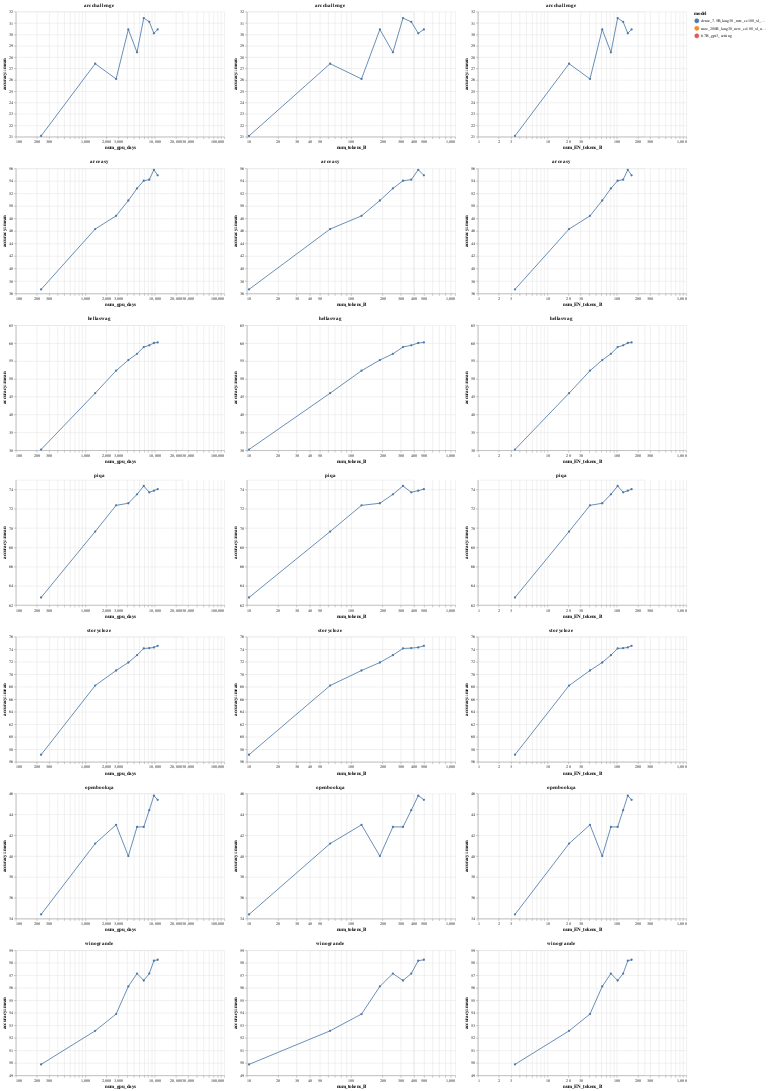

Notebook code for this chart:
### Code cell
# baseline_data = alt.Data(values=[
#     {'task': 'arcchallenge', 'accuracy::mean': 34, 'model': 'dense_6.7B_en', 'num_tokens_(B)': 300, 'num_gpu_days': 2444.6}, 
#     {'task': 'arceasy', 'accuracy::mean': 60.4, 'model': 'dense_6.7B_en', 'num_tokens_(B)': 300, 'num_gpu_days': 2444.6},
#     {'task': 'openbookqa', 'accuracy::mean': 34.2, 'model': 'dense_6.7B_en', 'num_tokens_(B)': 300, 'num_gpu_days': 2444.6},
#     {'task': 'piqa', 'accuracy::mean': 78.7, 'model': 'dense_6.7B_en', 'num_tokens_(B)': 300, 'num_gpu_days': 2444.6},
#     {'task': 'storycloze', 'accuracy::mean': 80, 'model': 'dense_6.7B_en', 'num_tokens_(B)': 300, 'num_gpu_days': 2444.6},
#     {'task': 'winogrande', 'accuracy::mean': 62, 'model': 'dense_6.7B_en', 'num_tokens_(B)': 300, 'num_gpu_days': 2444.6},
#     {'task': 'hellaswag', 'accuracy::mean': 70.6, 'model': 'dense_6.7B_en', 'num_tokens_(B)': 300, 'num_gpu_days': 2444.6},
# ])

chart = alt.vconcat()
for task in en_result_df.task.unique():
    if (task.startswith('blimp')):
        continue
    if eval_settings == 'default' and task not in ['openbookqa', 'winogrande']:
        continue
    print(task)
    cols = []
    for x_var in ["num_gpu_days", "num_tokens_B", "num_EN_tokens_B"]:
        col = alt.Chart(en_result_df).mark_line(point=True).encode(
            x=alt.X(x_var, type="quantitative", scale=alt.Scale(type='log', range=[0, 500])),
            y=alt.Y("accuracy::mean", type="quantitative", scale=alt.Scale(zero=False)),
            color=alt.Color("model:N", scale=alt.Scale(domain=['dense_7.5B_lang30_new_cc100_xl_unigram', 'moe_200B_lang30_new_cc100_xl_unigram', '6.7B_gpt3_setting'], range=['#4E79A7', '#F28E2B', '#E15759'])),
        ).transform_filter(
            (datum.nb_few_shot_samples == 0)
            & (datum.task == task)
            & (datum.language == 'en')
        ).properties(
            title=task
        )
        # en_baseline_mark = alt.Chart(baseline_data).mark_line(point=True).encode(
        #     x='num_tokens_(B):Q', 
        #     y='accuracy::mean:Q', 
        #     color=alt.Color("model:N", scale=alt.Scale(domain=['dense_7.5B_lang30_new_cc100_xl_unigram', 'moe_200B_lang30_new_cc100_xl_unigram', 'dense_6.7B_en'], range=['#4E79A7', '#F28E2B', '#E15759']))
        # ).transform_filter(
        #     datum.task == task
        # )
        cols.append(col)
    chart &= (functools.reduce(lambda x, y: x | y, cols))
chart

### Figure 1 — Vega-Lite specification as saved in the notebook (floating-point values rounded to 4 significant figures; data arrays with more than 128 entries replaced by an {"elided": "..."} marker saying what was removed)
{"config": {"view": {"continuousWidth": 400, "continuousHeight": 300}}, "vconcat": [{"hconcat": [{"mark": {"type": "line", "point": true}, "encoding": {"color": {"type": "nominal", "field": "model", "scale": {"domain": ["dense_7.5B_lang30_new_cc100_xl_unigram", "moe_200B_lang30_new_cc100_xl_unigram", "6.7B_gpt3_setting"], "range": ["#4E79A7", "#F28E2B", "#E15759"]}}, "x": {"type": "quantitative", "field": "num_gpu_days", "scale": {"range": [0, 500], "type": "log"}}, "y": {"type": "quantitative", "field": "accuracy::mean", "scale": {"zero": false}}}, "title": "arcchallenge", "transform": [{"filter": "(((datum.nb_few_shot_samples === 0) && (datum.task === 'arcchallenge')) && (datum.language === 'en'))"}]}, {"mark": {"type": "line", "point": true}, "encoding": {"color": {"type": "nominal", "field": "model", "scale": {"domain": ["dense_7.5B_lang30_new_cc100_xl_unigram", "moe_200B_lang30_new_cc100_xl_unigram", "6.7B_gpt3_setting"], "range": ["#4E79A7", "#F28E2B", "#E15759"]}}, "x": {"type": "quantitative", "field": "num_tokens_B", "scale": {"range": [0, 500], "type": "log"}}, "y": {"type": "quantitative", "field": "accuracy::mean", "scale": {"zero": false}}}, "title": "arcchallenge", "transform": [{"filter": "(((datum.nb_few_shot_samples === 0) && (datum.task === 'arcchallenge')) && (datum.language === 'en'))"}]}, {"mark": {"type": "line", "point": true}, "encoding": {"color": {"type": "nominal", "field": "model", "scale": {"domain": ["dense_7.5B_lang30_new_cc100_xl_unigram", "moe_200B_lang30_new_cc100_xl_unigram", "6.7B_gpt3_setting"], "range": ["#4E79A7", "#F28E2B", "#E15759"]}}, "x": {"type": "quantitative", "field": "num_EN_tokens_B", "scale": {"range": [0, 500], "type": "log"}}, "y": {"type": "quantitative", "field": "accuracy::mean", "scale": {"zero": false}}}, "title": "arcchallenge", "transform": [{"filter": "(((datum.nb_few_shot_samples === 0) && (datum.task === 'arcchallenge')) && (datum.language === 'en'))"}]}]}, {"hconcat": [{"mark": {"type": "line", "point": true}, "encoding": {"color": {"type": "nominal", "field": "model", "scale": {"domain": ["dense_7.5B_lang30_new_cc100_xl_unigram", "moe_200B_lang30_new_cc100_xl_unigram", "6.7B_gpt3_setting"], "range": ["#4E79A7", "#F28E2B", "#E15759"]}}, "x": {"type": "quantitative", "field": "num_gpu_days", "scale": {"range": [0, 500], "type": "log"}}, "y": {"type": "quantitative", "field": "accuracy::mean", "scale": {"zero": false}}}, "title": "arceasy", "transform": [{"filter": "(((datum.nb_few_shot_samples === 0) && (datum.task === 'arceasy')) && (datum.language === 'en'))"}]}, {"mark": {"type": "line", "point": true}, "encoding": {"color": {"type": "nominal", "field": "model", "scale": {"domain": ["dense_7.5B_lang30_new_cc100_xl_unigram", "moe_200B_lang30_new_cc100_xl_unigram", "6.7B_gpt3_setting"], "range": ["#4E79A7", "#F28E2B", "#E15759"]}}, "x": {"type": "quantitative", "field": "num_tokens_B", "scale": {"range": [0, 500], "type": "log"}}, "y": {"type": "quantitative", "field": "accuracy::mean", "scale": {"zero": false}}}, "title": "arceasy", "transform": [{"filter": "(((datum.nb_few_shot_samples === 0) && (datum.task === 'arceasy')) && (datum.language === 'en'))"}]}, {"mark": {"type": "line", "point": true}, "encoding": {"color": {"type": "nominal", "field": "model", "scale": {"domain": ["dense_7.5B_lang30_new_cc100_xl_unigram", "moe_200B_lang30_new_cc100_xl_unigram", "6.7B_gpt3_setting"], "range": ["#4E79A7", "#F28E2B", "#E15759"]}}, "x": {"type": "quantitative", "field": "num_EN_tokens_B", "scale": {"range": [0, 500], "type": "log"}}, "y": {"type": "quantitative", "field": "accuracy::mean", "scale": {"zero": false}}}, "title": "arceasy", "transform": [{"filter": "(((datum.nb_few_shot_samples === 0) && (datum.task === 'arceasy')) && (datum.language === 'en'))"}]}]}, {"hconcat": [{"mark": {"type": "line", "point": true}, "encoding": {"color": {"type": "nominal", "field": "model", "scale": {"domain": ["dense_7.5B_lang30_new_cc100_xl_unigram", "moe_200B_lang30_new_cc100_xl_unigram", "6.7B_gpt3_setting"], "range": ["#4E79A7", "#F28E2B", "#E15759"]}}, "x": {"type": "quantitative", "field": "num_gpu_days", "scale": {"range": [0, 500], "type": "log"}}, "y": {"type": "quantitative", "field": "accuracy::mean", "scale": {"zero": false}}}, "title": "hellaswag", "transform": [{"filter": "(((datum.nb_few_shot_samples === 0) && (datum.task === 'hellaswag')) && (datum.language === 'en'))"}]}, {"mark": {"type": "line", "point": true}, "encoding": {"color": {"type": "nominal", "field": "model", "scale": {"domain": ["dense_7.5B_lang30_new_cc100_xl_unigram", "moe_200B_lang30_new_cc100_xl_unigram", "6.7B_gpt3_setting"], "range": ["#4E79A7", "#F28E2B", "#E15759"]}}, "x": {"type": "quantitative", "field": "num_tokens_B", "scale": {"range": [0, 500], "type": "log"}}, "y": {"type": "quantitative", "field": "accuracy::mean", "scale": {"zero": false}}}, "title": "hellaswag", "transform": [{"filter": "(((datum.nb_few_shot_samples === 0) && (datum.task === 'hellaswag')) && (datum.language === 'en'))"}]}, {"mark": {"type": "line", "point": true}, "encoding": {"color": {"type": "nominal", "field": "model", "scale": {"domain": ["dense_7.5B_lang30_new_cc100_xl_unigram", "moe_200B_lang30_new_cc100_xl_unigram", "6.7B_gpt3_setting"], "range": ["#4E79A7", "#F28E2B", "#E15759"]}}, "x": {"type": "quantitative", "field": "num_EN_tokens_B", "scale": {"range": [0, 500], "type": "log"}}, "y": {"type": "quantitative", "field": "accuracy::mean", "scale": {"zero": false}}}, "title": "hellaswag", "transform": [{"filter": "(((datum.nb_few_shot_samples === 0) && (datum.task === 'hellaswag')) && (datum.language === 'en'))"}]}]}, {"hconcat": [{"mark": {"type": "line", "point": true}, "encoding": {"color": {"type": "nominal", "field": "model", "scale": {"domain": ["dense_7.5B_lang30_new_cc100_xl_unigram", "moe_200B_lang30_new_cc100_xl_unigram", "6.7B_gpt3_setting"], "range": ["#4E79A7", "#F28E2B", "#E15759"]}}, "x": {"type": "quantitative", "field": "num_gpu_days", "scale": {"range": [0, 500], "type": "log"}}, "y": {"type": "quantitative", "field": "accuracy::mean", "scale": {"zero": false}}}, "title": "piqa", "transform": [{"filter": "(((datum.nb_few_shot_samples === 0) && (datum.task === 'piqa')) && (datum.language === 'en'))"}]}, {"mark": {"type": "line", "point": true}, "encoding": {"color": {"type": "nominal", "field": "model", "scale": {"domain": ["dense_7.5B_lang30_new_cc100_xl_unigram", "moe_200B_lang30_new_cc100_xl_unigram", "6.7B_gpt3_setting"], "range": ["#4E79A7", "#F28E2B", "#E15759"]}}, "x": {"type": "quantitative", "field": "num_tokens_B", "scale": {"range": [0, 500], "type": "log"}}, "y": {"type": "quantitative", "field": "accuracy::mean", "scale": {"zero": false}}}, "title": "piqa", "transform": [{"filter": "(((datum.nb_few_shot_samples === 0) && (datum.task === 'piqa')) && (datum.language === 'en'))"}]}, {"mark": {"type": "line", "point": true}, "encoding": {"color": {"type": "nominal", "field": "model", "scale": {"domain": ["dense_7.5B_lang30_new_cc100_xl_unigram", "moe_200B_lang30_new_cc100_xl_unigram", "6.7B_gpt3_setting"], "range": ["#4E79A7", "#F28E2B", "#E15759"]}}, "x": {"type": "quantitative", "field": "num_EN_tokens_B", "scale": {"range": [0, 500], "type": "log"}}, "y": {"type": "quantitative", "field": "accuracy::mean", "scale": {"zero": false}}}, "title": "piqa", "transform": [{"filter": "(((datum.nb_few_shot_samples === 0) && (datum.task === 'piqa')) && (datum.language === 'en'))"}]}]}, {"hconcat": [{"mark": {"type": "line", "point": true}, "encoding": {"color": {"type": "nominal", "field": "model", "scale": {"domain": ["dense_7.5B_lang30_new_cc100_xl_unigram", "moe_200B_lang30_new_cc100_xl_unigram", "6.7B_gpt3_setting"], "range": ["#4E79A7", "#F28E2B", "#E15759"]}}, "x": {"type": "quantitative", "field": "num_gpu_days", "scale": {"range": [0, 500], "type": "log"}}, "y": {"type": "quantitative", "field": "accuracy::mean", "scale": {"zero": false}}}, "title": "storycloze", "transform": [{"filter": "(((datum.nb_few_shot_samples === 0) && (datum.task === 'storycloze')) && (datum.language === 'en'))"}]}, {"mark": {"type": "line", "point": true}, "encoding": {"color": {"type": "nominal", "field": "model", "scale": {"domain": ["dense_7.5B_lang30_new_cc100_xl_unigram", "moe_200B_lang30_new_cc100_xl_unigram", "6.7B_gpt3_setting"], "range": ["#4E79A7", "#F28E2B", "#E15759"]}}, "x": {"type": "quantitative", "field": "num_tokens_B", "scale": {"range": [0, 500], "type": "log"}}, "y": {"type": "quantitative", "field": "accuracy::mean", "scale": {"zero": false}}}, "title": "storycloze", "transform": [{"filter": "(((datum.nb_few_shot_samples === 0) && (datum.task === 'storycloze')) && (datum.language === 'en'))"}]}, {"mark": {"type": "line", "point": true}, "encoding": {"color": {"type": "nominal", "field": "model", "scale": {"domain": ["dense_7.5B_lang30_new_cc100_xl_unigram", "moe_200B_lang30_new_cc100_xl_unigram", "6.7B_gpt3_setting"], "range": ["#4E79A7", "#F28E2B", "#E15759"]}}, "x": {"type": "quantitative", "field": "num_EN_tokens_B", "scale": {"range": [0, 500], "type": "log"}}, "y": {"type": "quantitative", "field": "accuracy::mean", "scale": {"zero": false}}}, "title": "storycloze", "transform": [{"filter": "(((datum.nb_few_shot_samples === 0) && (datum.task === 'storycloze')) && (datum.language === 'en'))"}]}]}, {"hconcat": [{"mark": {"type": "line", "point": true}, "encoding": {"color": {"type": "nominal", "field": "model", "scale": {"domain": ["dense_7.5B_lang30_new_cc100_xl_unigram", "moe_200B_lang30_new_cc100_xl_unigram", "6.7B_gpt3_setting"], "range": ["#4E79A7", "#F28E2B", "#E15759"]}}, "x": {"type": "quantitative", "field": "num_gpu_days", "scale": {"range": [0, 500], "type": "log"}}, "y": {"type": "quantitative", "field": "accuracy::mean", "scale": {"zero": false}}}, "title": "openbookqa", "transform": [{"filter": "(((datum.nb_few_shot_samples === 0) && (datum.task === 'openbookqa')) && (datum.language === 'en'))"}]}, {"mark": {"type": "line", "point": true}, "encoding": {"color": {"type": "nominal", "field": "model", "scale": {"domain": ["dense_7.5B_lang30_new_cc100_xl_unigram", "moe_200B_lang30_new_cc100_xl_unigram", "6.7B_gpt3_setting"], "range": ["#4E79A7", "#F28E2B", "#E15759"]}}, "x": {"type": "quantitative", "field": "num_tokens_B", "scale": {"range": [0, 500], "type": "log"}}, "y": {"type": "quantitative", "field": "accuracy::mean", "scale": {"zero": false}}}, "title": "openbookqa", "transform": [{"filter": "(((datum.nb_few_shot_samples === 0) && (datum.task === 'openbookqa')) && (datum.language === 'en'))"}]}, {"mark": {"type": "line", "point": true}, "encoding": {"color": {"type": "nominal", "field": "model", "scale": {"domain": ["dense_7.5B_lang30_new_cc100_xl_unigram", "moe_200B_lang30_new_cc100_xl_unigram", "6.7B_gpt3_setting"], "range": ["#4E79A7", "#F28E2B", "#E15759"]}}, "x": {"type": "quantitative", "field": "num_EN_tokens_B", "scale": {"range": [0, 500], "type": "log"}}, "y": {"type": "quantitative", "field": "accuracy::mean", "scale": {"zero": false}}}, "title": "openbookqa", "transform": [{"filter": "(((datum.nb_few_shot_samples === 0) && (datum.task === 'openbookqa')) && (datum.language === 'en'))"}]}]}, {"hconcat": [{"mark": {"type": "line", "point": true}, "encoding": {"color": {"type": "nominal", "field": "model", "scale": {"domain": ["dense_7.5B_lang30_new_cc100_xl_unigram", "moe_200B_lang30_new_cc100_xl_unigram", "6.7B_gpt3_setting"], "range": ["#4E79A7", "#F28E2B", "#E15759"]}}, "x": {"type": "quantitative", "field": "num_gpu_days", "scale": {"range": [0, 500], "type": "log"}}, "y": {"type": "quantitative", "field": "accuracy::mean", "scale": {"zero": false}}}, "title": "winogrande", "transform": [{"filter": "(((datum.nb_few_shot_samples === 0) && (datum.task === 'winogrande')) && (datum.language === 'en'))"}]}, {"mark": {"type": "line", "point": true}, "encoding": {"color": {"type": "nominal", "field": "model", "scale": {"domain": ["dense_7.5B_lang30_new_cc100_xl_unigram", "moe_200B_lang30_new_cc100_xl_unigram", "6.7B_gpt3_setting"], "range": ["#4E79A7", "#F28E2B", "#E15759"]}}, "x": {"type": "quantitative", "field": "num_tokens_B", "scale": {"range": [0, 500], "type": "log"}}, "y": {"type": "quantitative", "field": "accuracy::mean", "scale": {"zero": false}}}, "title": "winogrande", "transform": [{"filter": "(((datum.nb_few_shot_samples === 0) && (datum.task === 'winogrande')) && (datum.language === 'en'))"}]}, {"mark": {"type": "line", "point": true}, "encoding": {"color": {"type": "nominal", "field": "model", "scale": {"domain": ["dense_7.5B_lang30_new_cc100_xl_unigram", "moe_200B_lang30_new_cc100_xl_unigram", "6.7B_gpt3_setting"], "range": ["#4E79A7", "#F28E2B", "#E15759"]}}, "x": {"type": "quantitative", "field": "num_EN_tokens_B", "scale": {"range": [0, 500], "type": "log"}}, "y": {"type": "quantitative", "field": "accuracy::mean", "scale": {"zero": false}}}, "title": "winogrande", "transform": [{"filter": "(((datum.nb_few_shot_samples === 0) && (datum.task === 'winogrande')) && (datum.language === 'en'))"}]}]}], "data": {"name": "data-f74949f79b963b85c960eb8ba8b40b69"}, "$schema": "https://vega.github.io/schema/vega-lite/v4.8.1.json", "datasets": {"data-f74949f79b963b85c960eb8ba8b40b69": {"elided": "1634 records"}}}
